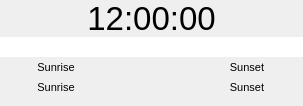
<?xml version="1.0" encoding="UTF-8"?>
<ui version="4.0">
 <class>ClockWidget</class>
 <widget class="QWidget" name="ClockWidget">
  <property name="geometry">
   <rect>
    <x>0</x>
    <y>0</y>
    <width>303</width>
    <height>106</height>
   </rect>
  </property>
  <property name="windowTitle">
   <string>Form</string>
  </property>
  <layout class="QVBoxLayout" name="verticalLayout">
   <property name="spacing">
    <number>0</number>
   </property>
   <property name="leftMargin">
    <number>0</number>
   </property>
   <property name="topMargin">
    <number>0</number>
   </property>
   <property name="rightMargin">
    <number>0</number>
   </property>
   <property name="bottomMargin">
    <number>0</number>
   </property>
   <item>
    <widget class="QLabel" name="clockLabel">
     <property name="font">
      <font>
       <pointsize>25</pointsize>
      </font>
     </property>
     <property name="text">
      <string>12:00:00</string>
     </property>
     <property name="alignment">
      <set>Qt::AlignCenter</set>
     </property>
    </widget>
   </item>
   <item>
    <widget class="QGraphicsView" name="sunGraphicsView">
     <property name="maximumSize">
      <size>
       <width>16777215</width>
       <height>20</height>
      </size>
     </property>
     <property name="focusPolicy">
      <enum>Qt::NoFocus</enum>
     </property>
     <property name="frameShape">
      <enum>QFrame::NoFrame</enum>
     </property>
     <property name="frameShadow">
      <enum>QFrame::Plain</enum>
     </property>
     <property name="lineWidth">
      <number>0</number>
     </property>
     <property name="verticalScrollBarPolicy">
      <enum>Qt::ScrollBarAlwaysOff</enum>
     </property>
     <property name="horizontalScrollBarPolicy">
      <enum>Qt::ScrollBarAlwaysOff</enum>
     </property>
     <property name="interactive">
      <bool>false</bool>
     </property>
     <property name="renderHints">
      <set>QPainter::TextAntialiasing</set>
     </property>
    </widget>
   </item>
   <item>
    <layout class="QHBoxLayout" name="horizontalLayout_2">
     <item>
      <spacer name="horizontalSpacer_6">
       <property name="orientation">
        <enum>Qt::Horizontal</enum>
       </property>
       <property name="sizeHint" stdset="0">
        <size>
         <width>40</width>
         <height>20</height>
        </size>
       </property>
      </spacer>
     </item>
     <item>
      <widget class="QLabel" name="sunRiseLabel">
       <property name="sizePolicy">
        <sizepolicy hsizetype="Maximum" vsizetype="Preferred">
         <horstretch>0</horstretch>
         <verstretch>0</verstretch>
        </sizepolicy>
       </property>
       <property name="minimumSize">
        <size>
         <width>50</width>
         <height>0</height>
        </size>
       </property>
       <property name="font">
        <font>
         <pointsize>8</pointsize>
        </font>
       </property>
       <property name="text">
        <string>Sunrise</string>
       </property>
       <property name="alignment">
        <set>Qt::AlignCenter</set>
       </property>
      </widget>
     </item>
     <item>
      <spacer name="horizontalSpacer_2">
       <property name="orientation">
        <enum>Qt::Horizontal</enum>
       </property>
       <property name="sizeType">
        <enum>QSizePolicy::Maximum</enum>
       </property>
       <property name="sizeHint" stdset="0">
        <size>
         <width>150</width>
         <height>20</height>
        </size>
       </property>
      </spacer>
     </item>
     <item>
      <widget class="QLabel" name="sunSetLabel">
       <property name="sizePolicy">
        <sizepolicy hsizetype="Maximum" vsizetype="Preferred">
         <horstretch>0</horstretch>
         <verstretch>0</verstretch>
        </sizepolicy>
       </property>
       <property name="minimumSize">
        <size>
         <width>50</width>
         <height>0</height>
        </size>
       </property>
       <property name="font">
        <font>
         <pointsize>8</pointsize>
        </font>
       </property>
       <property name="text">
        <string>Sunset</string>
       </property>
       <property name="alignment">
        <set>Qt::AlignCenter</set>
       </property>
      </widget>
     </item>
     <item>
      <spacer name="horizontalSpacer_5">
       <property name="orientation">
        <enum>Qt::Horizontal</enum>
       </property>
       <property name="sizeHint" stdset="0">
        <size>
         <width>40</width>
         <height>20</height>
        </size>
       </property>
      </spacer>
     </item>
    </layout>
   </item>
   <item>
    <layout class="QHBoxLayout" name="horizontalLayout">
     <item>
      <spacer name="horizontalSpacer_3">
       <property name="orientation">
        <enum>Qt::Horizontal</enum>
       </property>
       <property name="sizeHint" stdset="0">
        <size>
         <width>40</width>
         <height>20</height>
        </size>
       </property>
      </spacer>
     </item>
     <item>
      <widget class="QLabel" name="label">
       <property name="enabled">
        <bool>true</bool>
       </property>
       <property name="sizePolicy">
        <sizepolicy hsizetype="Maximum" vsizetype="Preferred">
         <horstretch>0</horstretch>
         <verstretch>0</verstretch>
        </sizepolicy>
       </property>
       <property name="minimumSize">
        <size>
         <width>50</width>
         <height>0</height>
        </size>
       </property>
       <property name="font">
        <font>
         <pointsize>8</pointsize>
        </font>
       </property>
       <property name="text">
        <string>Sunrise</string>
       </property>
       <property name="alignment">
        <set>Qt::AlignCenter</set>
       </property>
      </widget>
     </item>
     <item>
      <spacer name="horizontalSpacer">
       <property name="orientation">
        <enum>Qt::Horizontal</enum>
       </property>
       <property name="sizeType">
        <enum>QSizePolicy::Maximum</enum>
       </property>
       <property name="sizeHint" stdset="0">
        <size>
         <width>150</width>
         <height>20</height>
        </size>
       </property>
      </spacer>
     </item>
     <item>
      <widget class="QLabel" name="label_2">
       <property name="sizePolicy">
        <sizepolicy hsizetype="Maximum" vsizetype="Preferred">
         <horstretch>0</horstretch>
         <verstretch>0</verstretch>
        </sizepolicy>
       </property>
       <property name="minimumSize">
        <size>
         <width>50</width>
         <height>0</height>
        </size>
       </property>
       <property name="font">
        <font>
         <pointsize>8</pointsize>
        </font>
       </property>
       <property name="text">
        <string>Sunset</string>
       </property>
       <property name="alignment">
        <set>Qt::AlignCenter</set>
       </property>
      </widget>
     </item>
     <item>
      <spacer name="horizontalSpacer_4">
       <property name="orientation">
        <enum>Qt::Horizontal</enum>
       </property>
       <property name="sizeHint" stdset="0">
        <size>
         <width>40</width>
         <height>20</height>
        </size>
       </property>
      </spacer>
     </item>
    </layout>
   </item>
   <item>
    <spacer name="verticalSpacer">
     <property name="orientation">
      <enum>Qt::Vertical</enum>
     </property>
     <property name="sizeHint" stdset="0">
      <size>
       <width>20</width>
       <height>40</height>
      </size>
     </property>
    </spacer>
   </item>
  </layout>
 </widget>
 <resources/>
 <connections/>
</ui>
